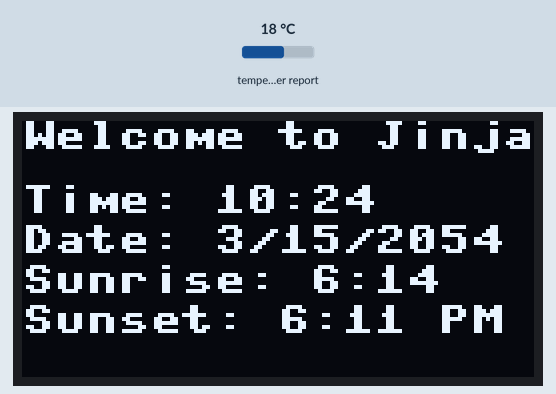
Recording of a program running on a simulated ESP32 board running MicroPython. Shown: 128×64 one-colour display. The inputs (shaded band) are chosen by the test bench; at power-on: temperature in the web weather report 18 °C. WiFi joins after 1.5 s; requests to the public web service named in the program get a made-up reply in its usual format after 0.4 s (London, UTC, broken clouds, 64 % humidity, 1013 hPa unless stated); the clock reads 2024-03-15 10:24:30 at power-on unless the program sets it; what the program prints to the serial console is not drawn.

Above: at 2.0 s.
At 7.0 s:
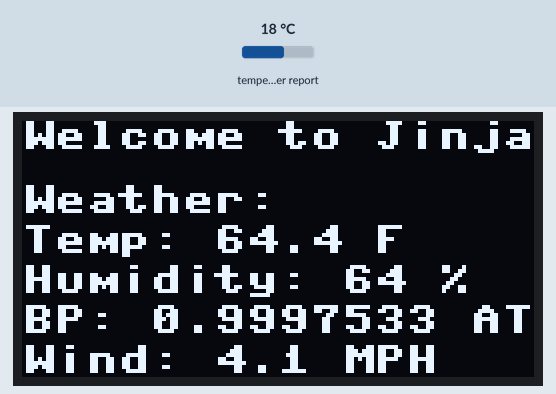
At 12.1 s:
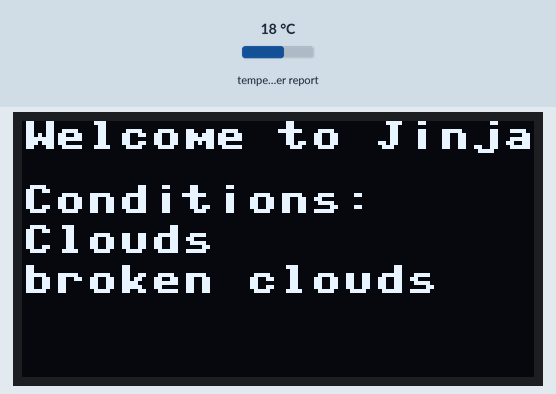

The program:

PW_32_WeatherSrtation.py
```python
'''PW 32 Weather Station'''


import network
import time
# import secrets
import urequests

from machine import Pin, I2C
from ssd1306 import SSD1306_I2C

i2c=I2C(1,sda=Pin(2),scl=Pin(3), freq=400000)
dsp=SSD1306_I2C(128,64,i2c)
ssid = 'NETGEAR48'
password = 'waterypanda901'
wlan=network.WLAN(network.STA_IF)
wlan.active(True)
wlan.connect(ssid,password)
# wlan.connect(secrets.SSID,secrets.PASSWORD)
while wlan.isconnected()==False:
    print('Connecting . . .')
print('Congratulations, You Have Connected')
#weather=urequests.get("https://api.openweathermap.org/data/2.5/weather?lat=0.478623&lon=33.164364&appid=0d631313b55e6e128285fd7882ba913f&units=imperial").json()
weather=urequests.get("https://api.openweathermap.org/data/2.5/weather?q=Jinja,Uganda&appid=0d631313b55e6e128285fd7882ba913f&units=imperial").json()
tm=time.localtime(weather['dt']+weather['timezone'])
print('Welcome to '+weather['name']+', '+weather['sys']['country'])
print('Local Time: '+str(tm[3])+':'+str(tm[4])+'  '+str(tm[1])+'/'+str(tm[2])+'/'+str(tm[0]))
sr=time.localtime(weather['sys']['sunrise']+weather['timezone'])
print('Sunrise at: '+str(sr[3])+':'+str(sr[4]))
ss=time.localtime(weather['sys']['sunset']+weather['timezone'])
print('Sunset at: '+str(ss[3]-12)+':'+str(ss[4])+' PM')
print('Current Temp: '+str(weather['main']['temp'])+' F')
print('Current Humidity: '+str(weather['main']['humidity'])+' %')
print('Current Barometric Pressure: '+str(weather['main']['pressure']*0.0009869233)+' ATM')
for i in range(len(weather['weather'])):
    print('Current Conditions: '+weather['weather'][i]['main']+', '+weather['weather'][i]['description'])
print('Wind: '+str(weather['wind']['speed'])+' MPH')
myTime=time.time()
while True:
    if time.time()-myTime>300:
       weather=urequests.get("https://api.openweathermap.org/data/2.5/weather?q=Jinja,Uganda&appid=0d631313b55e6e128285fd7882ba913f&units=imperial").json()
       tm=time.localtime(weather['dt']+weather['timezone'])
       ss=time.localtime(weather['sys']['sunset']+weather['timezone'])
       myTime=time.time()
       print('New Data Read')
    dsp.text('Welcome to '+weather['name'],0,0)
    sr=time.localtime(weather['sys']['sunrise']+weather['timezone'])

    dsp.text('Time: '+str(tm[3])+':'+str(tm[4]),0,16)
    dsp.text('Date: '+str(tm[1])+'/'+str(tm[2])+'/'+str(tm[0]),0,26)
    dsp.text('Sunrise: '+str(sr[3])+':'+str(sr[4]),0,36)
    dsp.text('Sunset: '+str(ss[3]-12)+':'+str(ss[4])+' PM',0,46)
    dsp.show()
    time.sleep(5)
    dsp.fill(0)
    dsp.text('Welcome to '+weather['name'],0,0)
    dsp.text('Weather: ',0,16)
    dsp.text('Temp: '+str(weather['main']['temp'])+' F',0,26)
    dsp.text('Humidity: '+str(weather['main']['humidity'])+' %',0,36)
    dsp.text('BP: '+str(weather['main']['pressure']*0.0009869233)+' ATM',0,46)
    dsp.text('Wind: '+str(weather['wind']['speed'])+' MPH',0,56)
    dsp.show()
    time.sleep(5)
    dsp.fill(0)
    dsp.text('Welcome to '+weather['name'],0,0)
    dsp.text('Conditions: ',0,16)
    row=26
    for i in range(len(weather['weather'])):
        dsp.text(weather['weather'][i]['main'],0,row)
        row=row+10
        dsp.text(weather['weather'][i]['description'],0,row)
        row=row+10
    dsp.show()
    time.sleep(5)
    dsp.fill(0)
```

Measured:
- by itself, everything shown: repeats every 15.1 s, in 3 steps
- what the display in image 0 shows lasts 5.0 s, from 2.0 s to 7.0 s
